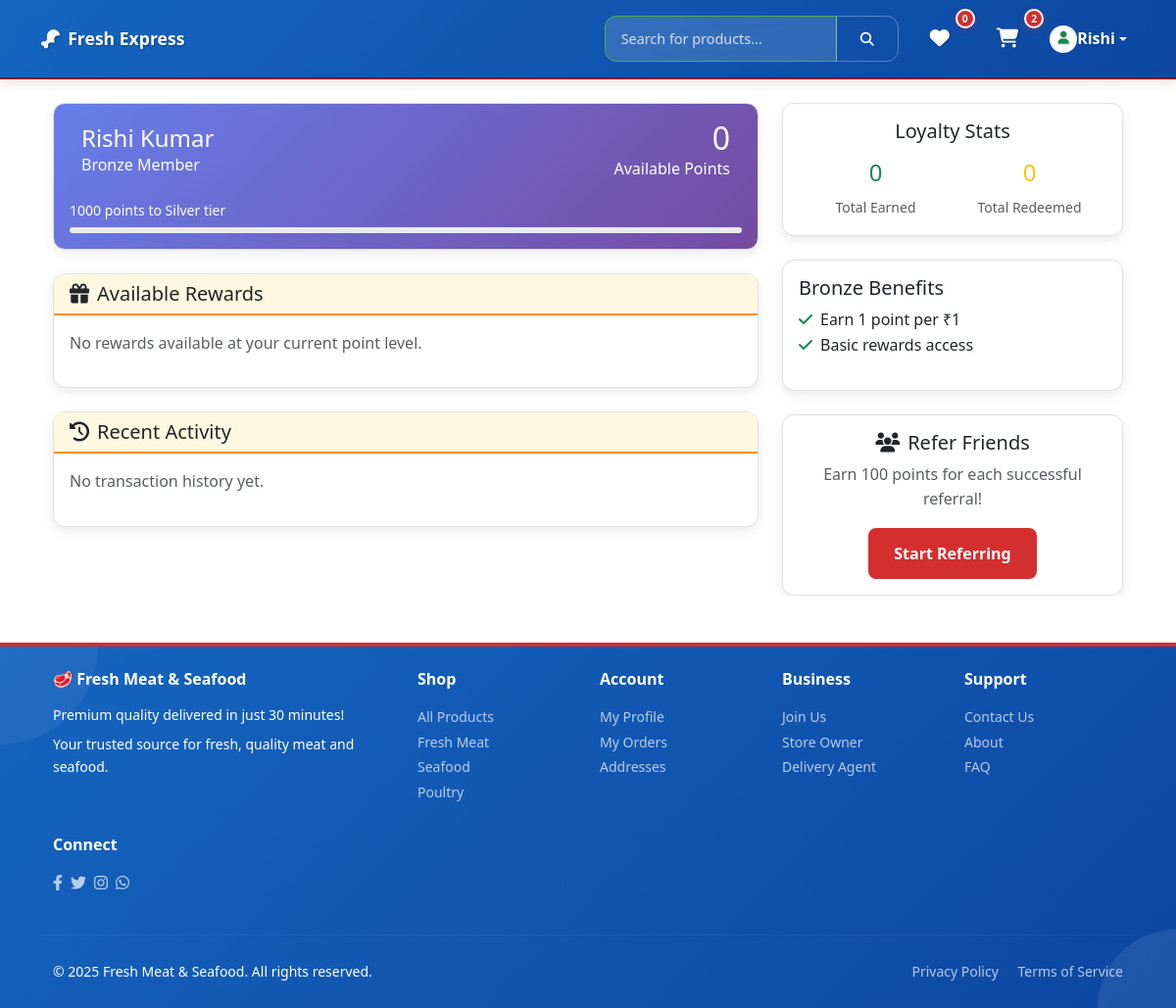
Before: /accounts/loyalty/ (signed in) with the older database file.
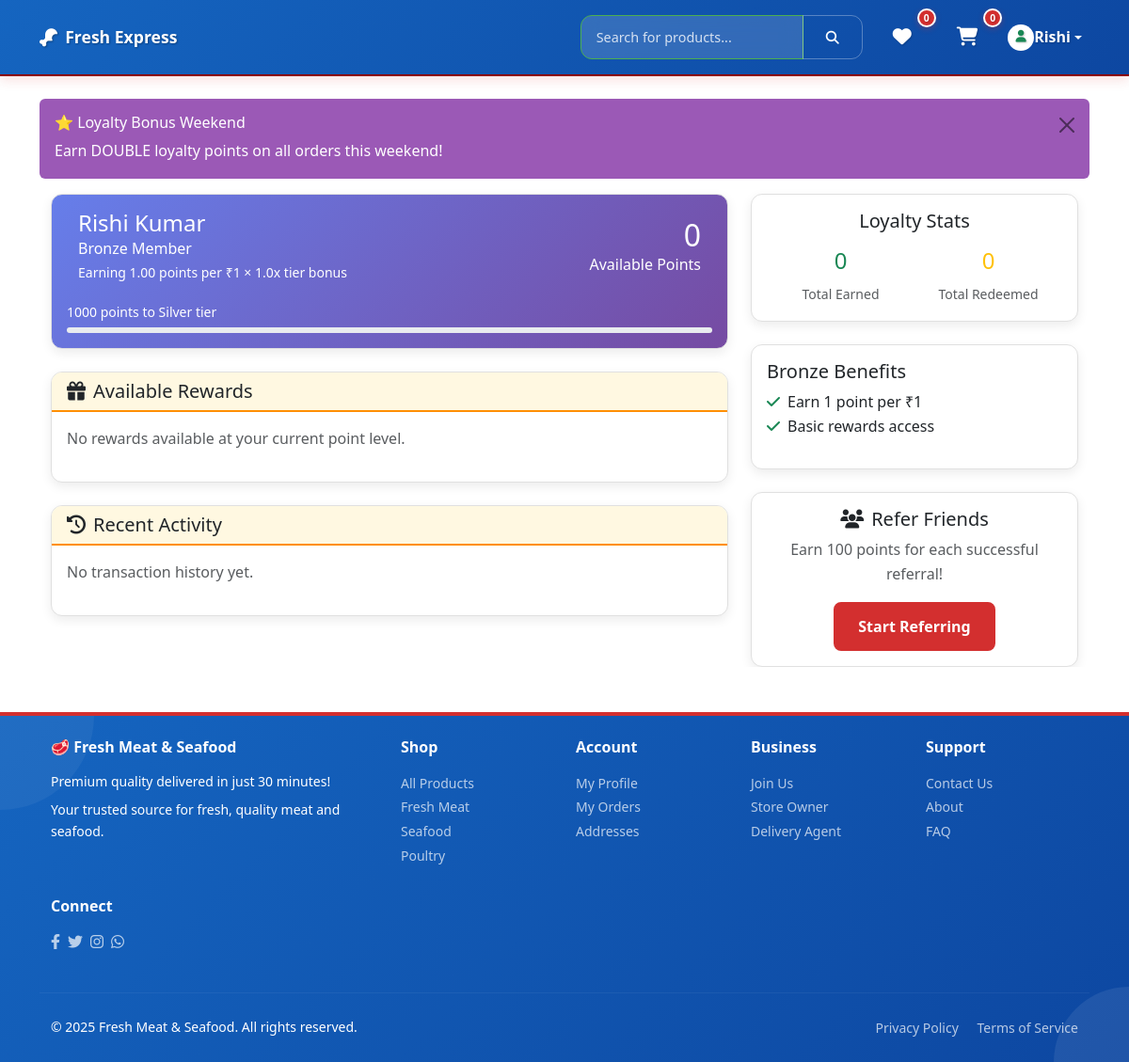
After: the same page with the newer database file.
### accounts/models.py (models this page shows, shortened)
class UserLoyaltyAccount(models.Model):
    user = models.OneToOneField(User, on_delete=models.CASCADE, related_name='loyalty_account')
    loyalty_program = models.ForeignKey(LoyaltyProgram, on_delete=models.PROTECT)
    total_points = models.PositiveIntegerField(default=0)
    available_points = models.PositiveIntegerField(default=0)
    lifetime_earned = models.PositiveIntegerField(default=0)
    lifetime_redeemed = models.PositiveIntegerField(default=0)
    current_tier = models.CharField(max_length=20, default='Bronze')
    tier_points = models.PositiveIntegerField(default=0)
    created_at = models.DateTimeField(auto_now_add=True)
    updated_at = models.DateTimeField(auto_now=True)
    def get_tier_multiplier(self):
        config = LoyaltyConfiguration.get_active_config()
        if not config:
            multipliers = {
                'Bronze': 1.0,
                'Silver': 1.2,
                'Gold': 1.5,
                'Platinum': 2.0
            }
            return multipliers.get(self.current_tier, 1.0)
        else:
            multipliers = {
                'Bronze': config.bronze_multiplier,
                'Silver': config.silver_multiplier,
                'Gold': config.gold_multiplier,
                'Platinum': config.platinum_multiplier
            }
            return float(multipliers.get(self.current_tier, 1.0))
    def get_next_tier_info(self):
        config = LoyaltyConfiguration.get_active_config()
        if not config:
            thresholds = {
                'Bronze': 1000,
                'Silver': 5000,
                'Gold': 10000,
                'Platinum': None
            }
        else:
            thresholds = {
                'Bronze': config.silver_threshold,
                'Silver': config.gold_threshold,
                'Gold': config.platinum_threshold,
                'Platinum': None
            }
        next_threshold = thresholds.get(self.current_tier)
        if next_threshold is None:
            return None, 0, 100  # Already at highest tier
        points_needed = max(0, next_threshold - self.lifetime_earned)
        progress_percent = min(100, (self.lifetime_earned / next_threshold) * 100)
        next_tier_names = {
            'Bronze': 'Silver',
            'Silver': 'Gold',
            'Gold': 'Platinum'
        }
        next_tier = next_tier_names.get(self.current_tier)
        return next_tier, points_needed, progress_percent

class User(AbstractUser):
    USER_TYPES = [
        ('customer', 'Customer'),
        ('store_owner', 'Store Owner'),
        ('store_staff', 'Store Staff'),
        ('delivery_agent', 'Delivery Agent'),
        ('admin', 'Admin'),
    ]
    user_type = models.CharField(max_length=20, choices=USER_TYPES, default='customer')
    phone_number = models.CharField(max_length=15, blank=True, null=True)
    email_verified = models.BooleanField(default=False)
    phone_verified = models.BooleanField(default=False)
    created_at = models.DateTimeField(auto_now_add=True)
    updated_at = models.DateTimeField(auto_now=True)

class PromotionalBanner(models.Model):
    BANNER_TYPES = [
        ('offer', 'Special Offer'),
        ('festival', 'Festival Promotion'),
        ('announcement', 'General Announcement'),
        ('coupon', 'Coupon Code'),
    ]
    DISPLAY_LOCATIONS = [
        ('home_top', 'Home Page Top'),
        ('home_middle', 'Home Page Middle'),
        ('home_bottom', 'Home Page Bottom'),
        ('loyalty_dashboard', 'Loyalty Dashboard'),
        ('checkout', 'Checkout Page'),
    ]
    title = models.CharField(max_length=100)
    description = models.TextField()
    banner_type = models.CharField(max_length=20, choices=BANNER_TYPES, default='offer')
    background_color = models.CharField(max_length=7, default='#ff6b35',
                                      help_text="Hex color code (e.g., #ff6b35)")
    text_color = models.CharField(max_length=7, default='#ffffff',
                                help_text="Hex color code (e.g., #ffffff)")
    image = models.ImageField(upload_to='banners/', blank=True, null=True)
    offer_code = models.CharField(max_length=20, blank=True,
                                help_text="Coupon code users can use")
    discount_amount = models.DecimalField(max_digits=10, decimal_places=2, blank=True, null=True)
    discount_percentage = models.DecimalField(max_digits=5, decimal_places=2, blank=True, null=True)
    minimum_order_amount = models.DecimalField(max_digits=10, decimal_places=2, blank=True, null=True)
    display_location = models.CharField(max_length=20, choices=DISPLAY_LOCATIONS, default='home_top')
    display_order = models.PositiveIntegerField(default=0, help_text="Lower numbers appear first")
    is_active = models.BooleanField(default=True)
    valid_from = models.DateTimeField(default=timezone.now)
    valid_until = models.DateTimeField()
    max_uses = models.PositiveIntegerField(blank=True, null=True,
                                         help_text="Maximum number of times this offer can be used")
    current_uses = models.PositiveIntegerField(default=0)
    created_at = models.DateTimeField(auto_now_add=True)
    updated_at = models.DateTimeField(auto_now=True)
    @classmethod
    def get_active_banners(cls, location=None):
        now = timezone.now()
        queryset = cls.objects.filter(
            is_active=True,
            valid_from__lte=now,
            valid_until__gte=now
        ).order_by('display_order', '-created_at')
        if location:
            queryset = queryset.filter(display_location=location)
        return queryset

class LoyaltyConfiguration(models.Model):
    name = models.CharField(max_length=100, default="Default Loyalty Program")
    points_per_rupee = models.DecimalField(max_digits=5, decimal_places=2, default=1.0,
                                         help_text="Points earned per rupee spent")
    minimum_order_amount = models.DecimalField(max_digits=10, decimal_places=2, default=0,
                                             help_text="Minimum order amount to earn points")
    bronze_threshold = models.PositiveIntegerField(default=0)
    silver_threshold = models.PositiveIntegerField(default=1000)
    gold_threshold = models.PositiveIntegerField(default=2000)
    platinum_threshold = models.PositiveIntegerField(default=3000)
    bronze_multiplier = models.DecimalField(max_digits=3, decimal_places=2, default=1.0)
    silver_multiplier = models.DecimalField(max_digits=3, decimal_places=2, default=1.2)
    gold_multiplier = models.DecimalField(max_digits=3, decimal_places=2, default=1.5)
    platinum_multiplier = models.DecimalField(max_digits=3, decimal_places=2, default=2.0)
    referrer_bonus_points = models.PositiveIntegerField(default=100)
    referee_bonus_points = models.PositiveIntegerField(default=50)
    signup_bonus_points = models.PositiveIntegerField(default=25)
    is_active = models.BooleanField(default=True)
    created_at = models.DateTimeField(auto_now_add=True)
    updated_at = models.DateTimeField(auto_now=True)
    @classmethod
    def get_active_config(cls):
        return cls.objects.filter(is_active=True).first()

### accounts/views_loyalty.py (the view)
# urls.py: path('loyalty/', views_loyalty.loyalty_dashboard, name='loyalty_dashboard'),
@login_required
def loyalty_dashboard(request):
    try:
        loyalty_account = UserLoyaltyAccount.objects.get(user=request.user)
    except UserLoyaltyAccount.DoesNotExist:
        loyalty_account = UserLoyaltyAccount.objects.create(user=request.user)
    config = LoyaltyConfiguration.get_active_config()
    next_tier, next_tier_points, progress_percent = loyalty_account.get_next_tier_info()
    recent_transactions = loyalty_account.transactions.all()[:10]
    available_rewards = LoyaltyReward.objects.filter(
        is_active=True,
        valid_from__lte=timezone.now(),
        valid_until__gte=timezone.now(),
        points_required__lte=loyalty_account.available_points
    )
    redeemed_rewards = UserRewardRedemption.objects.filter(user=request.user)[:5]
    tier_thresholds = {
        'Bronze': config.bronze_threshold if config else 0,
        'Silver': config.silver_threshold if config else 1000,
        'Gold': config.gold_threshold if config else 2000,
        'Platinum': config.platinum_threshold if config else 3000,
    }
    context = {
        'loyalty_account': loyalty_account,
        'recent_transactions': recent_transactions,
        'available_rewards': available_rewards,
        'redeemed_rewards': redeemed_rewards,
        'next_tier': next_tier,
        'next_tier_points': max(0, next_tier_points),
        'tier_thresholds': tier_thresholds,
        'progress_percent': round(progress_percent, 1),
        'config': config,
    }
    return render(request, 'accounts/loyalty_dashboard.html', context)

### core/banner_context.py (called while the page is built)
def promotional_banners(request):
    return {
        'home_top_banners': PromotionalBanner.get_active_banners('home_top'),
        'home_middle_banners': PromotionalBanner.get_active_banners('home_middle'),
        'home_bottom_banners': PromotionalBanner.get_active_banners('home_bottom'),
        'loyalty_banners': PromotionalBanner.get_active_banners('loyalty_dashboard'),
        'checkout_banners': PromotionalBanner.get_active_banners('checkout'),
    }

### core/context_processors.py (called while the page is built, shortened)
def admin_context(request):
    context = {}
    return context

### orders/models.py (called while the page is built)
    @property
    def total_items(self):
        return sum(item.quantity for item in self.items.all())

### templates/accounts/loyalty_dashboard.html (shortened to what the changed rows need)
{% extends 'base_mobile.html' %}
{% block content %}
<div class="container mt-4">
    {% for banner in loyalty_banners %}
    <div class="alert alert-dismissible mb-3" style="background-color: {{ banner.background_color }}; color: {{ banner.text_color }}; border: none;">
        <button type="button" class="btn-close" data-bs-dismiss="alert" aria-label="Close"></button>
        <h6 class="alert-heading">{{ banner.title }}</h6>
        <p class="mb-0">{{ banner.description }}</p>
    </div>
    {% endfor %}
    <div class="row">
        <div class="col-md-8">
            <div class="card mb-4" style="background: linear-gradient(135deg, #667eea 0%, #764ba2 100%); color: white;">
                <div class="card-body">
                    <div class="row align-items-center">
                        <div class="col-md-6">
                            <h4 class="mb-0">{{ loyalty_account.user.get_full_name|default:loyalty_account.user.username }}</h4>
                            <p class="mb-0">{{ loyalty_account.current_tier }} Member</p>
                            {% if config %}
                            <small>Earning {{ config.points_per_rupee }} points per ₹1 × {{ loyalty_account.get_tier_multiplier }}x tier bonus</small>
                            {% endif %}
                        </div>
                        <div class="col-md-6 text-md-end">
                            <h2 class="mb-0">{{ loyalty_account.available_points }}</h2>
                            <p class="mb-0">Available Points</p>
                        </div>
                    </div>
                </div>
            </div>
        </div>
        <div class="col-md-4">
            <div class="card mb-4">
                <div class="card-body text-center">
                    <div class="row mt-3">
                        <div class="col-6">
                            <h4 class="text-success">{{ loyalty_account.lifetime_earned }}</h4>
                            <small class="text-muted">Total Earned</small>
                        </div>
                        <div class="col-6">
                            <h4 class="text-warning">{{ loyalty_account.lifetime_redeemed }}</h4>
                            <small class="text-muted">Total Redeemed</small>
                        </div>
                    </div>
                </div>
            </div>
            <div class="card mb-4">
                <div class="card-body">
                    <h5>{{ loyalty_account.current_tier }} Benefits</h5>
                    <ul class="list-unstyled">
                        {% if loyalty_account.current_tier == 'Bronze' %}
                        <li><i class="fas fa-check text-success me-2"></i>Earn 1 point per ₹1</li>
                        <li><i class="fas fa-check text-success me-2"></i>Basic rewards access</li>
                        {% elif loyalty_account.current_tier == 'Silver' %}
                        <li><i class="fas fa-check text-success me-2"></i>Earn 1.2 points per ₹1</li>
                        <li><i class="fas fa-check text-success me-2"></i>Priority support</li>
                        <li><i class="fas fa-check text-success me-2"></i>Exclusive silver rewards</li>
                        {% elif loyalty_account.current_tier == 'Gold' %}
                        <li><i class="fas fa-check text-success me-2"></i>Earn 1.5 points per ₹1</li>
                        <li><i class="fas fa-check text-success me-2"></i>Free delivery on all orders</li>
                        <li><i class="fas fa-check text-success me-2"></i>Early access to sales</li>
                        {% elif loyalty_account.current_tier == 'Platinum' %}
                        <li><i class="fas fa-check text-success me-2"></i>Earn 2 points per ₹1</li>
                        <li><i class="fas fa-check text-success me-2"></i>Dedicated account manager</li>
                        <li><i class="fas fa-check text-success me-2"></i>VIP customer service</li>
                        {% endif %}
                    </ul>
                </div>
            </div>
        </div>
    </div>
</div>
{% endblock %}

### templates/base_mobile.html (shortened to what the changed rows need)
{% load static %}
<!DOCTYPE html>
<html lang="en">
<head>
    <link href="https://cdn.jsdelivr.net/npm/bootstrap@5.3.0/dist/css/bootstrap.min.css" rel="stylesheet">
    <link rel="stylesheet" href="https://cdnjs.cloudflare.com/ajax/libs/font-awesome/6.4.0/css/all.min.css">
    {% load static %}
    <link rel="stylesheet" href="{% static 'css/appetite-theme.css' %}">
    <link rel="stylesheet" href="{% static 'css/common.css' %}">
    <link rel="stylesheet" href="{% static 'css/components/cart.css' %}">
    <link rel="stylesheet" href="{% static 'css/components/wishlist.css' %}">
    <link rel="stylesheet" href="{% static 'css/components/search.css' %}">
    <link rel="stylesheet" href="{% static 'css/mobile-overflow-fix.css' %}">
    <link rel="stylesheet" href="{% static 'css/global-product-card.css' %}">
</head>
<body>
    <nav class="navbar navbar-expand-lg modern-navbar">
        <div class="container" style="overflow: hidden;">
            <div class="navbar-nav ms-auto desktop-nav">
                <ul class="navbar-nav align-items-center">
                    {% if user.is_authenticated and is_customer %}
                    <li class="nav-item me-3">
                        <a class="nav-link position-relative" href="{% url 'orders:cart' %}">
                            <i class="fas fa-shopping-cart fa-lg"></i>
                            <span class="position-absolute top-0 start-100 translate-middle cart-badge">
                                <span id="cart-count">{{ total_cart_items|default:0 }}</span>
                            </span>
                        </a>
                    </li>
                    {% endif %}
                </ul>
            </div>
        </div>
    </nav>
    <main class="main-content">
        {% block content %}{% endblock %}
    </main>
</body>
</html>

Changed rows visible on the page:
added PromotionalBanner: title "⭐ Loyalty Bonus Weekend", description "Earn DOUBLE loyalty points on all orders this weekend!"
shown differently, row unchanged: UserLoyaltyAccount "Bronze": get_tier_multiplier (not shown) → "1.0"
added LoyaltyConfiguration: points_per_rupee "1.00"
Other visible differences:
{{ total_cart_items|default:0 }}: "2" → "0"
text now shown: "Earning points per ₹1 × x tier bonus"
